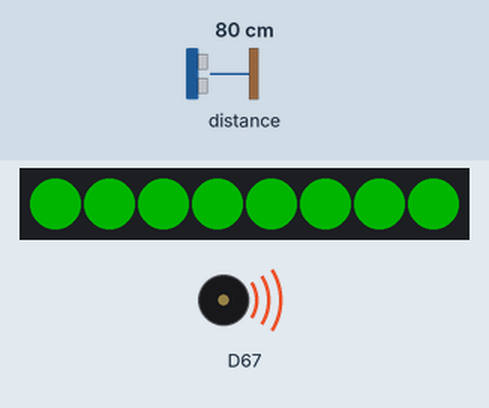
Recording of a sketch running on a simulated Arduino Uno R4 WiFi. Parts: 8 RGB LEDs in strip order, left to right, buzzer (waves = sounding). Inputs (shaded band) come from the test bench; at power-on: distance to the obstacle 80 cm. Dim RGB values are drawn brighter than linear.

Above: at 1.01 s.
1.3 s: distance to the obstacle set to 2 cm
At 1.61 s:
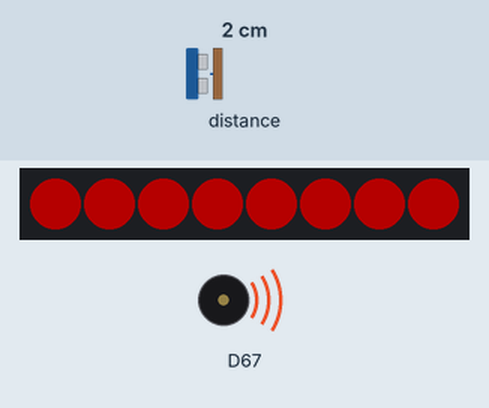
3.3 s: distance to the obstacle set to 18 cm
At 3.74 s:
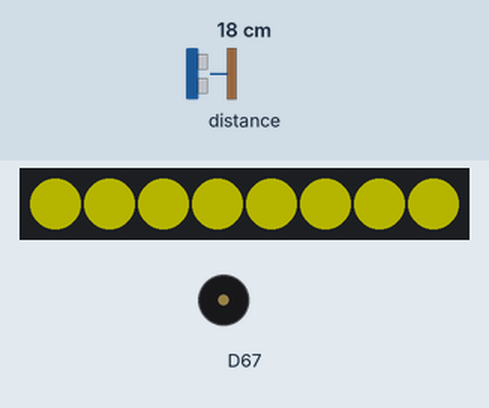
5.7 s: distance to the obstacle set to 4 cm
At 5.86 s:
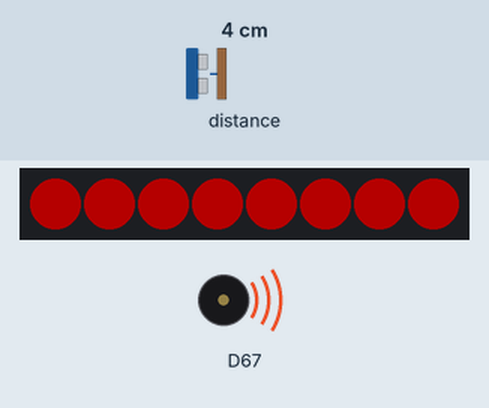
7.8 s: distance to the obstacle set to 35 cm
At 7.98 s:
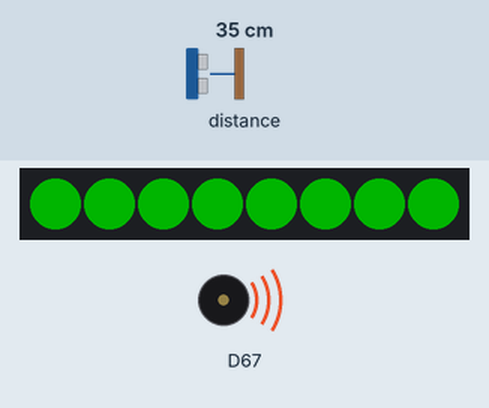
Timing chart, 0 to 11.8 s (numbered marks = the images above; inputs shaded):
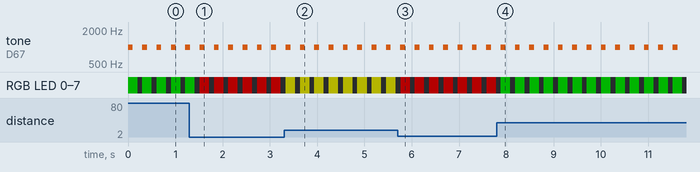

Measured:
- after the input at 1.3 s, the LEDs: first differ from a run without the input after 0.22 s (image 1)
- after the input at 3.3 s, the LEDs: change at once (image 2)
- after the input at 5.7 s, the LEDs: change after 0.06 s (image 3)
- after the input at 7.8 s, the LEDs: change after 0.08 s (image 4)
- by itself, tone on D67: alternates 1000 Hz for 0.10 s and silent for 0.20 s

The sketch:

AnimalAlert.ino
```cpp
#include "Modulino.h"

ModulinoDistance distance;
ModulinoBuzzer buzzer;
ModulinoPixels leds;

ModulinoColor red(255, 0, 0);
ModulinoColor yellow(255, 255, 0);
ModulinoColor green(0, 255, 0);

void setup() {
  Modulino.begin();
  distance.begin();
  buzzer.begin();
  leds.begin();
}

void loop() {
  if (distance.available()) {
    int measure = distance.get();
    buzzer.tone(1000, 100);

    ModulinoColor color = ModulinoColor(0, 0, 0);

    if (measure < 100) {
      color = red;
    } else if (measure < 300) {
      color = yellow;
    } else {
      color = green;
    }

    // Light up all 8 LEDs with the selected color
    for (int i = 0; i < 8; i++) {
      leds.set(i, color);
    }
    leds.show();
    delay(200);

    leds.clear();
    leds.show();
    delay(100);
  }
}
```
